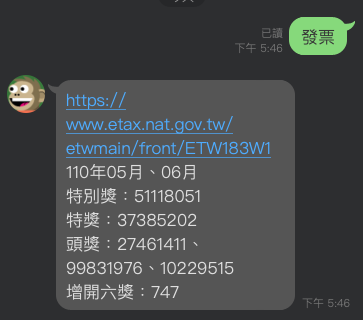
#> input picture Image2gif/images/bot/01.png, 363 x 320 px; its folder holds only this picture in this run
$ python main.py
#> lines starting #> are read from the running program, lines starting #| are printed output that depends on the picture
import imageio
from os import listdir
from os.path import isfile, join
import cv2


# mode: {‘i’, ‘I’, ‘v’, ‘V’, ‘?’}
# Used to give the writer a hint on what the user expects(default ‘?’): “i” for an image, “I” for multiple images, “v” for a volume, “V” for multiple volumes, “?” for don’t care.
def start(filename, source):
#> called with filename = 'build/bot.gif'
    with imageio.get_writer(filename, mode='I', fps="0.3") as writer:
        for s in source:
            image = imageio.imread(s)
#> image is the input picture: shape (320, 363, 4); mean R, G, B, A 69.8, 72.8, 73.2, 255
            # [6 lines of commented-out code are left out]
            dim = (370, 500)
            image = cv2.resize(
                image, dim, interpolation=cv2.INTER_AREA)
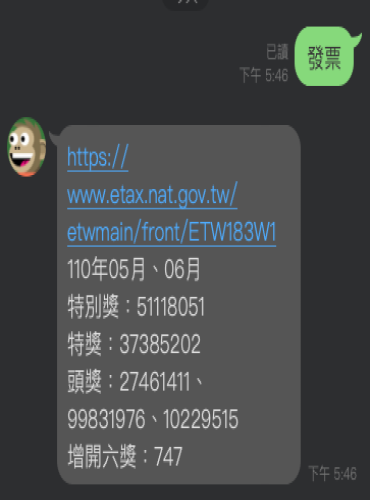
#> image: shape (500, 370, 4); mean R, G, B, A 69.7, 72.8, 73.2, 255
#> (the run stopped early here; a loop or call above may not have finished)

$ run again, on Image2gif/images/bot/05.png
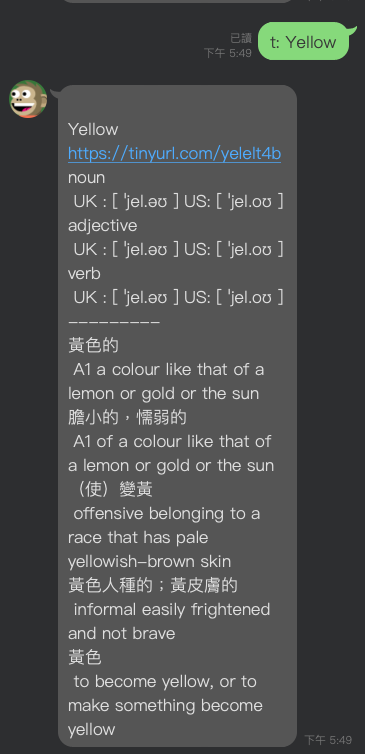
#> input picture Image2gif/images/bot/05.png, 365 x 754 px
#> in start, image is the input picture: shape (754, 365, 4); mean R, G, B, A 74.7, 76.3, 76.1, 255
#> in start, `image = cv2.resize( image, dim, interpolation=cv2.INTER_AREA)`:
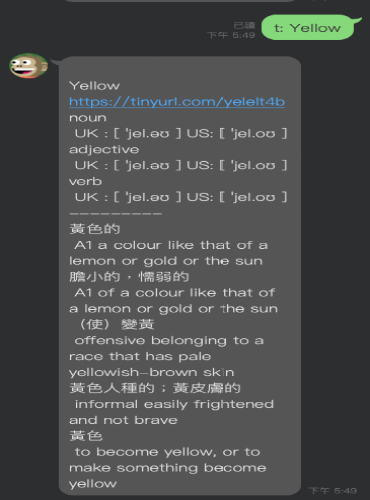
#> image: shape (500, 370, 4); mean R, G, B, A 74.7, 76.3, 76.1, 255

$ run again, on Image2gif/images/bot/06.png
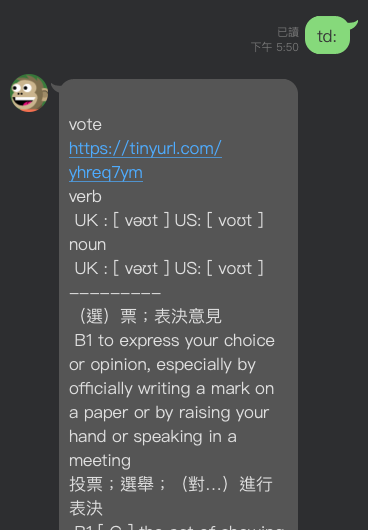
#> input picture Image2gif/images/bot/06.png, 368 x 530 px
#> in start, image is the input picture: shape (530, 368, 4); mean R, G, B, A 72.6, 74, 74.4, 255
#> in start, `image = cv2.resize( image, dim, interpolation=cv2.INTER_AREA)`:
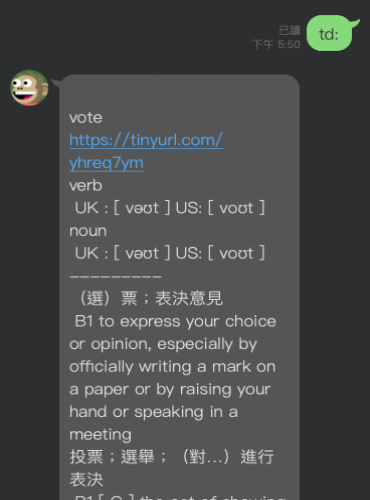
#> image: shape (500, 370, 4); mean R, G, B, A 72.6, 74, 74.4, 255

$ run again, on Image2gif/images/bot/截圖 2021-12-14 下午12.49.33.png
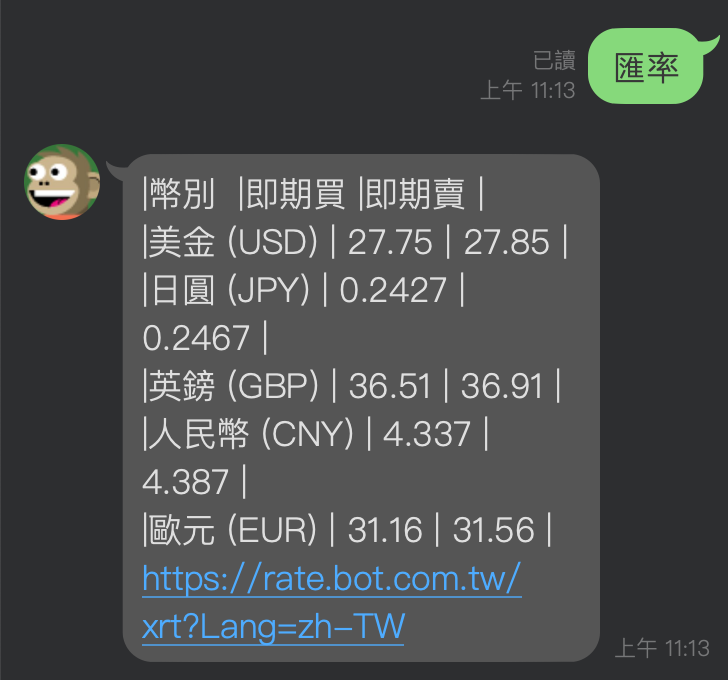
#> input picture Image2gif/images/bot/截圖 2021-12-14 下午12.49.33.png, 728 x 680 px
#> in start, image is the input picture: shape (680, 728, 4); mean R, G, B, A 71.8, 74.3, 74.4, 255
#> in start, `image = cv2.resize( image, dim, interpolation=cv2.INTER_AREA)`:
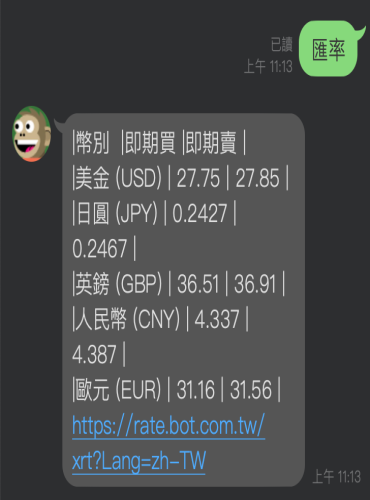
#> image: shape (500, 370, 4); mean R, G, B, A 71.8, 74.3, 74.4, 255
